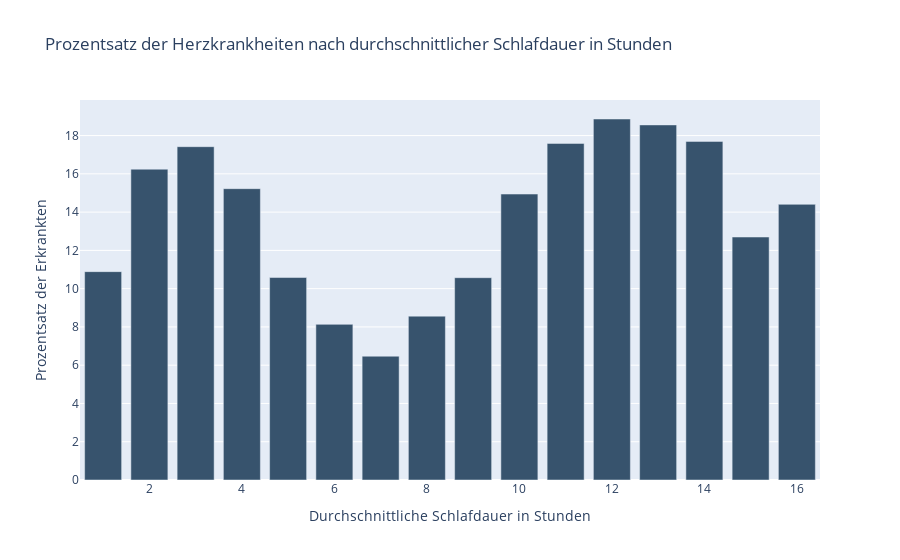

The cell this chart's notebook holds for it:
### Markdown cell above
### Schlafdauer

### Code cell
Q3 = np.percentile(heart_data["SleepTime"], 99.9)

heart_data_filtered = heart_data[heart_data["SleepTime"] <= Q3]
grouped_data = heart_data_filtered.groupby(['SleepTime', 'HeartDisease']).size().unstack(fill_value=0)

# Berechnen des Prozentsatzes der erkrankten Personen in jeder Alterskategorie
grouped_data['Total'] = grouped_data.sum(axis=1)
grouped_data['Percent_Yes'] = grouped_data['Ja'] / grouped_data['Total'] * 100

# Visualisierung
fig = go.Figure()

fig.add_trace(go.Bar(
    x=grouped_data.index,
    y=grouped_data['Percent_Yes'],
    name='Erkrankte',
    marker_color='rgb(55, 83, 109)'
))

fig.update_layout(
    title='Prozentsatz der Herzkrankheiten nach durchschnittlicher Schlafdauer in Stunden',
    xaxis=dict(title='Durchschnittliche Schlafdauer in Stunden'),
    yaxis=dict(title='Prozentsatz der Erkrankten'),
    showlegend=False
)

fig.show()

### Figure 1 — Plotly figure (JSON) as saved in the notebook; plotly's stock layout.template omitted (floating-point values rounded to 4 significant figures)
{"data": [{"marker": {"color": "rgb(55, 83, 109)"}, "name": "Erkrankte", "type": "bar", "x": [1, 2, 3, 4, 5, 6, 7, 8, 9, 10, 11, 12, 13, 14, 15, 16], "y": [10.89, 16.24, 17.42, 15.23, 10.58, 8.134, 6.471, 8.563, 10.57, 14.94, 17.59, 18.87, 18.56, 17.7, 12.7, 14.41]}], "layout": {"showlegend": false, "title": {"text": "Prozentsatz der Herzkrankheiten nach durchschnittlicher Schlafdauer in Stunden"}, "xaxis": {"title": {"text": "Durchschnittliche Schlafdauer in Stunden"}}, "yaxis": {"title": {"text": "Prozentsatz der Erkrankten"}}}}
